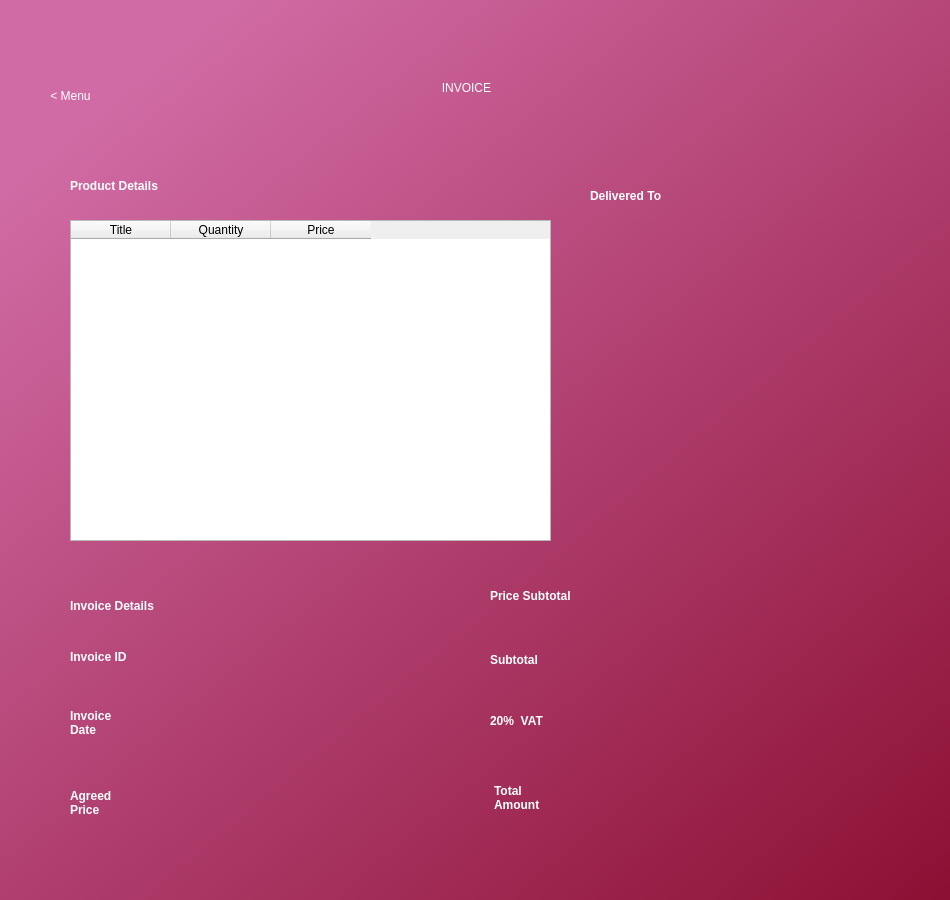
<?xml version="1.0" encoding="UTF-8"?>
<ui version="4.0">
 <class>Dialog</class>
 <widget class="QDialog" name="Dialog">
  <property name="geometry">
   <rect>
    <x>0</x>
    <y>0</y>
    <width>950</width>
    <height>900</height>
   </rect>
  </property>
  <property name="minimumSize">
   <size>
    <width>950</width>
    <height>900</height>
   </size>
  </property>
  <property name="maximumSize">
   <size>
    <width>950</width>
    <height>900</height>
   </size>
  </property>
  <property name="windowTitle">
   <string>Dialog</string>
  </property>
  <widget class="QWidget" name="bgwidget" native="true">
   <property name="geometry">
    <rect>
     <x>0</x>
     <y>0</y>
     <width>1201</width>
     <height>971</height>
    </rect>
   </property>
   <property name="styleSheet">
    <string notr="true">QWidget#bgwidget{
background-color:qlineargradient(spread:pad, x1:0.091, y1:0.101636, x2:0.991379, y2:0.977, stop:0 rgba(209, 107, 165, 255), stop:1 rgba(128, 0, 32, 255));}</string>
   </property>
   <widget class="QLabel" name="label">
    <property name="geometry">
     <rect>
      <x>280</x>
      <y>30</y>
      <width>373</width>
      <height>116</height>
     </rect>
    </property>
    <property name="styleSheet">
     <string notr="true">font: 72pt &quot;MS Shell Dlg 2&quot;; color:rgb(255, 255, 255)</string>
    </property>
    <property name="text">
     <string>INVOICE</string>
    </property>
    <property name="alignment">
     <set>Qt::AlignCenter</set>
    </property>
   </widget>
   <widget class="QPushButton" name="goback">
    <property name="geometry">
     <rect>
      <x>30</x>
      <y>50</y>
      <width>81</width>
      <height>91</height>
     </rect>
    </property>
    <property name="styleSheet">
     <string notr="true">border-radius:20px;
font: 14pt &quot;MS Shell Dlg 2&quot;; color:rgb(255, 255, 255)</string>
    </property>
    <property name="text">
     <string>&lt; Menu</string>
    </property>
   </widget>
   <widget class="QLabel" name="label_4">
    <property name="geometry">
     <rect>
      <x>70</x>
      <y>160</y>
      <width>334</width>
      <height>52</height>
     </rect>
    </property>
    <property name="styleSheet">
     <string notr="true">font: 32pt &quot;MS Shell Dlg 2&quot;;color:rgb(255, 255, 255);
font-weight: bold;</string>
    </property>
    <property name="text">
     <string>Product Details</string>
    </property>
   </widget>
   <widget class="QLabel" name="label_13">
    <property name="geometry">
     <rect>
      <x>590</x>
      <y>170</y>
      <width>274</width>
      <height>52</height>
     </rect>
    </property>
    <property name="styleSheet">
     <string notr="true">font: 32pt &quot;MS Shell Dlg 2&quot;;color:rgb(255, 255, 255);
font-weight: bold;</string>
    </property>
    <property name="text">
     <string>Delivered To</string>
    </property>
   </widget>
   <widget class="QLabel" name="label_14">
    <property name="geometry">
     <rect>
      <x>70</x>
      <y>580</y>
      <width>327</width>
      <height>52</height>
     </rect>
    </property>
    <property name="styleSheet">
     <string notr="true">font: 32pt &quot;MS Shell Dlg 2&quot;;color:rgb(255, 255, 255);
font-weight: bold;</string>
    </property>
    <property name="text">
     <string>Invoice Details</string>
    </property>
   </widget>
   <widget class="QLabel" name="label_15">
    <property name="geometry">
     <rect>
      <x>70</x>
      <y>640</y>
      <width>142</width>
      <height>33</height>
     </rect>
    </property>
    <property name="styleSheet">
     <string notr="true">font: 20pt &quot;MS Shell Dlg 2&quot;;color:rgb(255, 255, 255);
font-weight: bold;</string>
    </property>
    <property name="text">
     <string>Invoice ID</string>
    </property>
   </widget>
   <widget class="QLabel" name="label_16">
    <property name="geometry">
     <rect>
      <x>70</x>
      <y>690</y>
      <width>101</width>
      <height>66</height>
     </rect>
    </property>
    <property name="styleSheet">
     <string notr="true">font: 20pt &quot;MS Shell Dlg 2&quot;;color:rgb(255, 255, 255);
font-weight: bold;</string>
    </property>
    <property name="text">
     <string>Invoice
Date</string>
    </property>
   </widget>
   <widget class="QLabel" name="label_17">
    <property name="geometry">
     <rect>
      <x>70</x>
      <y>770</y>
      <width>96</width>
      <height>66</height>
     </rect>
    </property>
    <property name="styleSheet">
     <string notr="true">font: 20pt &quot;MS Shell Dlg 2&quot;;color:rgb(255, 255, 255);
font-weight: bold;</string>
    </property>
    <property name="text">
     <string>Agreed
Price</string>
    </property>
   </widget>
   <widget class="QLabel" name="label_18">
    <property name="geometry">
     <rect>
      <x>490</x>
      <y>570</y>
      <width>306</width>
      <height>52</height>
     </rect>
    </property>
    <property name="styleSheet">
     <string notr="true">font: 32pt &quot;MS Shell Dlg 2&quot;;color:rgb(255, 255, 255);
font-weight: bold;</string>
    </property>
    <property name="text">
     <string>Price Subtotal</string>
    </property>
   </widget>
   <widget class="QLabel" name="label_19">
    <property name="geometry">
     <rect>
      <x>490</x>
      <y>643</y>
      <width>157</width>
      <height>33</height>
     </rect>
    </property>
    <property name="styleSheet">
     <string notr="true">font: 20pt &quot;MS Shell Dlg 2&quot;;color:rgb(255, 255, 255);
font-weight: bold;</string>
    </property>
    <property name="text">
     <string>Subtotal</string>
    </property>
   </widget>
   <widget class="QLabel" name="label_21">
    <property name="geometry">
     <rect>
      <x>490</x>
      <y>704</y>
      <width>135</width>
      <height>33</height>
     </rect>
    </property>
    <property name="styleSheet">
     <string notr="true">font: 20pt &quot;MS Shell Dlg 2&quot;;color:rgb(255, 255, 255);
font-weight: bold;</string>
    </property>
    <property name="text">
     <string>20%  VAT</string>
    </property>
   </widget>
   <widget class="QLabel" name="label_22">
    <property name="geometry">
     <rect>
      <x>494</x>
      <y>765</y>
      <width>106</width>
      <height>66</height>
     </rect>
    </property>
    <property name="styleSheet">
     <string notr="true">font: 20pt &quot;MS Shell Dlg 2&quot;;color:rgb(255, 255, 255);
font-weight: bold;</string>
    </property>
    <property name="text">
     <string>Total
Amount</string>
    </property>
   </widget>
   <widget class="QLabel" name="invIDfield">
    <property name="geometry">
     <rect>
      <x>240</x>
      <y>638</y>
      <width>221</width>
      <height>41</height>
     </rect>
    </property>
    <property name="styleSheet">
     <string notr="true">background-color:rgba(0,0,0,0);
font: 16pt &quot;MS Shell Dlg 2&quot;;color:rgb(255, 255, 255)</string>
    </property>
    <property name="text">
     <string/>
    </property>
   </widget>
   <widget class="QLabel" name="invdatefield">
    <property name="geometry">
     <rect>
      <x>190</x>
      <y>700</y>
      <width>271</width>
      <height>61</height>
     </rect>
    </property>
    <property name="styleSheet">
     <string notr="true">background-color:rgba(0,0,0,0);
font: 16pt &quot;MS Shell Dlg 2&quot;;color:rgb(255, 255, 255)</string>
    </property>
    <property name="text">
     <string/>
    </property>
   </widget>
   <widget class="QLabel" name="agreedpricefield">
    <property name="geometry">
     <rect>
      <x>190</x>
      <y>771</y>
      <width>271</width>
      <height>71</height>
     </rect>
    </property>
    <property name="styleSheet">
     <string notr="true">background-color:rgba(0,0,0,0);
font: 16pt &quot;MS Shell Dlg 2&quot;;color:rgb(255, 255, 255)</string>
    </property>
    <property name="text">
     <string/>
    </property>
   </widget>
   <widget class="QLabel" name="deliveredtofield">
    <property name="geometry">
     <rect>
      <x>590</x>
      <y>230</y>
      <width>331</width>
      <height>311</height>
     </rect>
    </property>
    <property name="layoutDirection">
     <enum>Qt::RightToLeft</enum>
    </property>
    <property name="styleSheet">
     <string notr="true">background-color:rgba(0,0,0,0);
font: 16pt &quot;MS Shell Dlg 2&quot;;color:rgb(255, 255, 255)</string>
    </property>
    <property name="text">
     <string/>
    </property>
    <property name="alignment">
     <set>Qt::AlignLeading|Qt::AlignLeft|Qt::AlignTop</set>
    </property>
   </widget>
   <widget class="QLabel" name="subtotalfield">
    <property name="geometry">
     <rect>
      <x>660</x>
      <y>643</y>
      <width>251</width>
      <height>41</height>
     </rect>
    </property>
    <property name="styleSheet">
     <string notr="true">background-color:rgba(0,0,0,0);
font: 16pt &quot;MS Shell Dlg 2&quot;;color:rgb(255, 255, 255)</string>
    </property>
    <property name="text">
     <string/>
    </property>
   </widget>
   <widget class="QLabel" name="vatfield">
    <property name="geometry">
     <rect>
      <x>660</x>
      <y>700</y>
      <width>251</width>
      <height>41</height>
     </rect>
    </property>
    <property name="styleSheet">
     <string notr="true">background-color:rgba(0,0,0,0);
font: 16pt &quot;MS Shell Dlg 2&quot;;color:rgb(255, 255, 255)</string>
    </property>
    <property name="text">
     <string/>
    </property>
   </widget>
   <widget class="QLabel" name="totalfield">
    <property name="geometry">
     <rect>
      <x>660</x>
      <y>760</y>
      <width>251</width>
      <height>61</height>
     </rect>
    </property>
    <property name="styleSheet">
     <string notr="true">background-color:rgba(0,0,0,0);
font: 16pt &quot;MS Shell Dlg 2&quot;;color:rgb(255, 255, 255)</string>
    </property>
    <property name="text">
     <string/>
    </property>
   </widget>
   <widget class="QTableWidget" name="ilistingstable">
    <property name="geometry">
     <rect>
      <x>70</x>
      <y>220</y>
      <width>481</width>
      <height>321</height>
     </rect>
    </property>
    <property name="sizeAdjustPolicy">
     <enum>QAbstractScrollArea::AdjustIgnored</enum>
    </property>
    <attribute name="verticalHeaderVisible">
     <bool>true</bool>
    </attribute>
    <column>
     <property name="text">
      <string>Title</string>
     </property>
    </column>
    <column>
     <property name="text">
      <string>Quantity</string>
     </property>
    </column>
    <column>
     <property name="text">
      <string>Price</string>
     </property>
    </column>
   </widget>
  </widget>
 </widget>
 <resources>
  <include location="placeholder.qrc"/>
 </resources>
 <connections/>
</ui>
